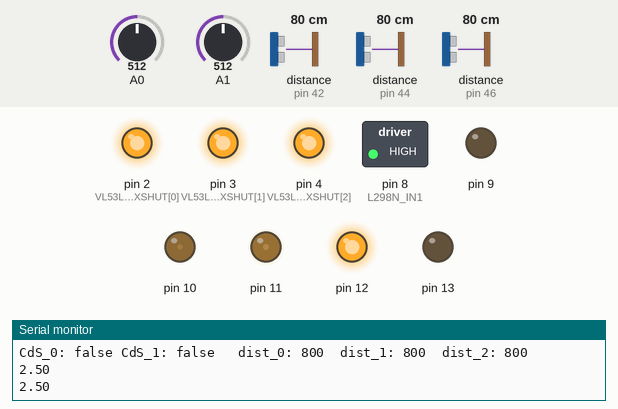
Recording of a sketch running on a simulated Arduino Uno, built with avr-gcc and run on an emulated ATmega328P. On the bench: switched loads named in the sketch (green lamp = pin HIGH), output pins drawn as LEDs (lit = HIGH), the last lines printed to the serial monitor. Dashed ring = blinking. Inputs (shaded band) come from the test bench; at power-on: distance to the obstacle (sensors on pin 42, pin 44, pin 46) 80 cm, A0 = 512, A1 = 512. The echo pulse lasts 58.3 µs per cm.

Above: at 1.2 s.
1.3 s: distance to the obstacle (sensor on pin 42) set to 2 cm
At 1.8 s:
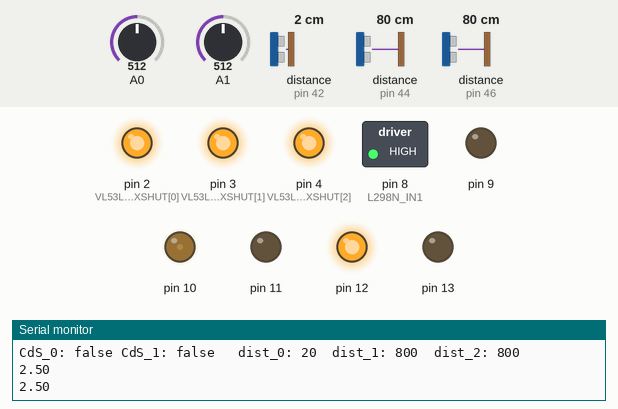
2.9 s: distance to the obstacle (sensor on pin 44) set to 2 cm
At 4.3 s:
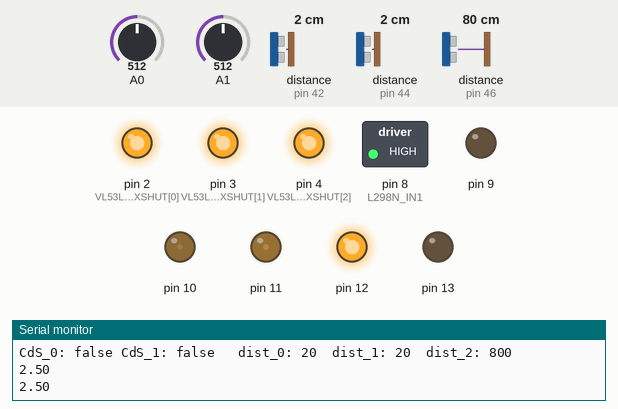
4.6 s: A0 set to 315
6.1 s: A0 set to 298
At 7.4 s:
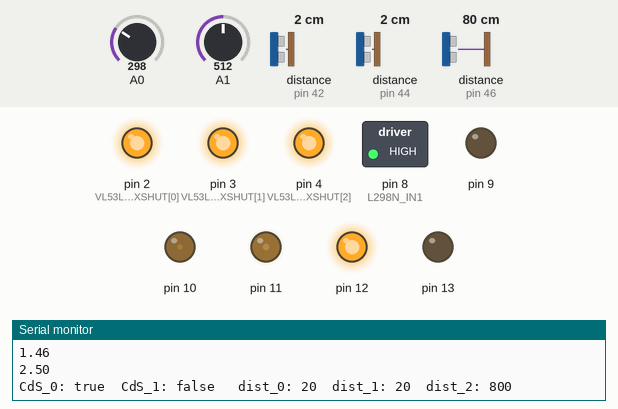
7.7 s: distance to the obstacle (sensor on pin 46) set to 14 cm
10.7 s: distance to the obstacle (sensor on pin 46) set to 11 cm
At 10.89 s:
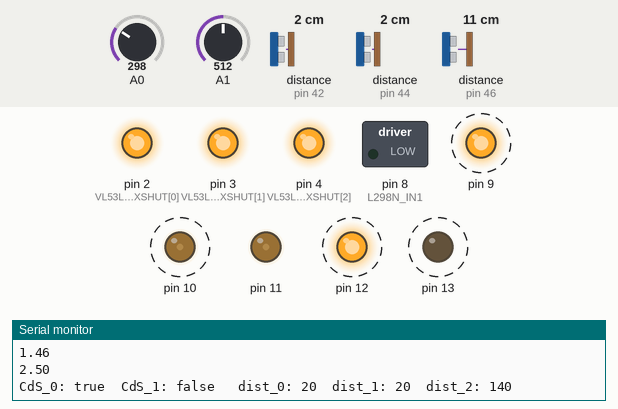
Timing chart, 0 to 14.7 s (numbered marks = the images above; inputs shaded):
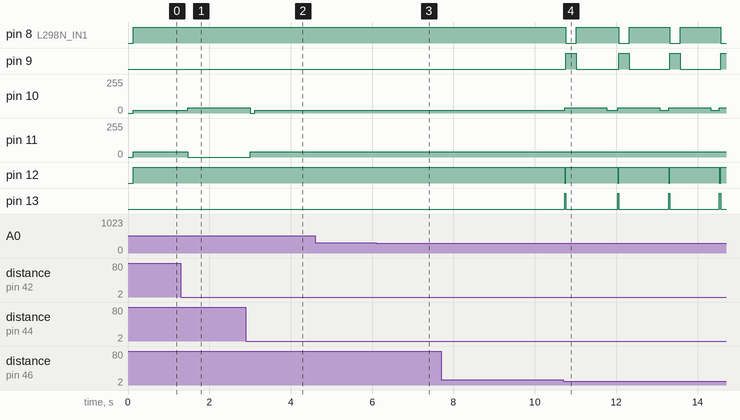

The sketch:

sketch_oct5a.ino
```cpp
#include "constant.hpp"

#include <Wire.h>
#include "dist_sensor.hpp"
#include "L298N.hpp"
#include "CdS.hpp"

//----------START pin numbers----------
const int dist_sensor_count = 3;
const int SR04_PIN[dist_sensor_count * 2] = {2, 3, 4, 5, 6, 7};
const int VL53L1X_XSHUT[dist_sensor_count] = {2, 3, 4};
// digital

const int L298N_IN1 = 8;
const int L298N_IN2 = 9;
const int L298N_ENA = 10;
const int L298N_IN3 = 12;
const int L298N_IN4 = 13;
const int L298N_ENB = 11;
// digital

const int CdS_count = 2;
const int CdS_PIN[CdS_count] = {0, 1};
// analog
//----------END pin numbers----------

//----------START prototype----------
void linetrace();
void noline();
void obstacle();
void testrun();
void print_debug();
//----------END prototype----------

//----------START global var----------
const auto boot_time = millis();
L298N_ L298N;
DIST_SENSOR_ DIST_SENSOR[dist_sensor_count];
// VL53L1X VL53L1X_[VL53L1X_count];
CdS_ CdS[CdS_count];
uint16_t dist[dist_sensor_count] = {0, 0, 0};
bool line[CdS_count] = {false, false};
//----------END global var----------

void setup()
{
    Serial.begin(115200);
    if (DEBUG)
        Serial.println("Setup begin.");

    for (size_t i = 0; i < dist_sensor_count; ++i)
    {
        if (DISTANCE_SENSOR_MODE == 0)
            DIST_SENSOR[i].attach(SR04_PIN[i * 2], SR04_PIN[i * 2 + 1]);
        else if (DISTANCE_SENSOR_MODE == 1)
            DIST_SENSOR[i].attach(VL53L1X_XSHUT[i]);
    }
    if (DISTANCE_SENSOR_MODE == 1)
        VL53L1X_setup(DIST_SENSOR, dist_sensor_count);

    L298N.attach(L298N_IN1, L298N_IN2, L298N_ENA, L298N_IN3, L298N_IN4, L298N_ENB);

    for (size_t i = 0; i < CdS_count; ++i)
    {
        CdS[i].attach(CdS_PIN[i]);
    }

    if (DEBUG)
        Serial.println("Setup done.");
}

void loop()
{
    if (TESTMODE)
        testrun();

    for (size_t i = 0; i < CdS_count; ++i)
    {
        line[i] = CdS[i].get_onblackline(); // l, r
    }

    if (line[0] == true || line[1] == true)
    {
        linetrace();
    }
    else
    {
        noline();
    }

    print_debug();
}

void linetrace()
{
    unsigned long lost_time = 0, d = 0, last_d = 0;
    bool lr = 0; // 0: left  1: right
    bool lost_flag = false;
    while (true)
    {
        d = (millis() - boot_time) / 250;
        if (last_d == 0)
            last_d = d;
        if (d != last_d)
        {
            dist[2] = DIST_SENSOR[2].get_distance(); // front
            if (dist[2] > 0 && dist[2] < 125)
            {
                obstacle();
                break;
            }
        }

        for (size_t i = 0; i < CdS_count; ++i)
        {
            line[i] = CdS[i].get_onblackline(); // l, r
        }
        if (line[0] == true && line[1] == true)
        {
            L298N.move_front(SPEED);
            lost_flag = false;
        }
        else if (line[0] == true)
        {
            L298N.right_wheel(SPEED);
            L298N.left_wheel(SPEED * 0.5);
            lr = 0;
            lost_flag = false;
        }
        else if (line[1] == true)
        {
            L298N.left_wheel(SPEED);
            L298N.right_wheel(SPEED * 0.5);
            lr = 1;
            lost_flag = false;
        }
        else
        {
            L298N.stop();
            for (size_t i = 0; i < 2; ++i)
            {
                dist[i] = DIST_SENSOR[i].get_distance();
            }
            if (dist[0] < 400 && dist[1] < 400)
                noline();

            if (lost_flag == false)
                lost_time = millis();
            lost_flag = true;
            if (lost_time - millis() > 2000)
                break;
            if (lr == 0)
            {
                L298N.turn_left(SPEED);
            }
            else
            {
                L298N.turn_right(SPEED);
            }
        }

        print_debug();
    }
}

void noline()
{
    bool first = true;
    const double Kp = 1, Ki = 1, Kd = 1;
    unsigned long t[2] = {0, 0};
    long d[2] = {0, 0};
    double integral = 0, control = 0;

    while (!CdS[0].get_onblackline() && !CdS[1].get_onblackline())
    {
        for (size_t i = 0; i < dist_sensor_count; ++i)
        {
            dist[i] = DIST_SENSOR[i].get_distance(); // l, r, f
            if (dist[i] < 0)
                dist[i] = 999;
        }

        if (dist[2] < 50)
        { // 前方障害物で後退
            L298N.move_back(SPEED);
        }
        else
        {
            L298N.stop();
        }

        d[1] = d[0];
        t[1] = t[0];
        t[0] = millis();
        d[0] = abs(dist[0] - dist[1]) / 10;
        control = 0;
        control += Kp * d[0];
        if (!first)
        {
            integral += (d[0] + d[1]) * (t[0] - t[1]) / 2;
            control += Ki * (d[0] + d[1]) * (t[0] - t[1]) / 2;
            control += Kd * (d[0] - d[1]) / (t[0] - t[1]);
        }

        if (control > 1)
            control = 1;

        if (dist[0] < dist[1])
        {
            L298N.left_wheel(SPEED - 1);
            L298N.right_wheel((SPEED - 1) * (1 - control) * 0.5);
        }
        else
        {
            L298N.right_wheel(SPEED - 1);
            L298N.left_wheel((SPEED - 1) * (1 - control) * 0.5);
        }
        first = false;

        print_debug();
    }
}

void obstacle()
{
    L298N.stop();

    while (true)
    {
        L298N.turn_right(SPEED);
        if (DIST_SENSOR[0].get_distance() < 175)
            break;
        // print_debug();
    }
    L298N.turn_left(SPEED);
    delay(250);
    L298N.stop();
    L298N.move_front(SPEED);
    delay(750);
    while (!CdS[0].get_onblackline() && !CdS[1].get_onblackline())
    {
        while (!CdS[0].get_onblackline() && !CdS[1].get_onblackline() && DIST_SENSOR[0].get_distance() < 150)
        {
            L298N.move_front(SPEED);
            // print_debug();
        }
        while (!CdS[0].get_onblackline() && !CdS[1].get_onblackline() && DIST_SENSOR[0].get_distance() > 150)
        {
            L298N.turn_left(SPEED);
            // print_debug();
        }
    }
}

void testrun()
{
    while (true)
    {
        auto d = millis() - boot_time;
        if ((d / 2000) % 2)
            L298N.turn_left(SPEED);
        else
            L298N.turn_right(SPEED);
        print_debug();
    }
}

void print_debug()
{
    if (DEBUG)
    {
        String s;
        for (size_t i = 0; i < CdS_count; ++i)
        {
            s += "CdS_" + String(i) + (line[i] ? ": true  " : ": false ");
        }
        for (size_t i = 0; i < dist_sensor_count; ++i)
        {
            s += "\tdist_" + String(i) + ": " + String(dist[i]);
        }
        Serial.println(s);
    }
}
```

CdS.hpp
```cpp
#pragma once

#include "constant.hpp"

class CdS_;

class CdS_
{
public:
    CdS_(){};

    CdS_(int PIN)
    {
        this->attach(PIN);
    }

    ~CdS_(){};

    void attach(int PIN)
    {
        PIN_ = PIN;
    }

    bool get_onblackline()
    {
        // on the blackline -> true
        double voltage = analogRead(PIN_) * 5 / 1023.0;
        // if (DEBUG) Serial.print(voltage);
        if (DEBUG)
            Serial.println(voltage);
        if (voltage <= CDS_TRESHOLD)
        {
            return true;
        }
        else
        {
            return false;
        }
    }

private:
    int PIN_;
};
```

L298N.hpp
```cpp
#pragma once

class L298N_;

class L298N_
{
    // speed: -100 ~ 100 [%]
public:
    L298N_(){};

    L298N_(int IN1, int IN2, int ENA, int IN3, int IN4, int ENB)
    {
        this->attach(IN1, IN2, ENA, IN3, IN4, ENB);
    };

    ~L298N_(){};

    void attach(int IN1, int IN2, int ENA, int IN3, int IN4, int ENB)
    {
        IN1_ = IN1;
        IN2_ = IN2;
        ENA_ = ENA;
        IN3_ = IN3;
        IN4_ = IN4;
        ENB_ = ENB;
        this->setup();
    }

    void move_front(double speed)
    {
        left_wheel(speed);
        right_wheel(speed);
    }

    void move_back(double speed)
    {
        move_front(-1 * speed);
    }

    void turn_left(double speed)
    {
        left_wheel(-1 * speed);
        right_wheel(speed);
    }

    void turn_right(double speed)
    {
        turn_left(-1 * speed);
    }

    void stop()
    {
        move_front(0);
    }

    void left_wheel(double speed)
    {
        if (speed >= 0)
        {
            digitalWrite(IN1_, HIGH);
            digitalWrite(IN2_, LOW);
        }
        else
        {
            digitalWrite(IN1_, LOW);
            digitalWrite(IN2_, HIGH);
        }
        analogWrite(ENA_, min(abs(speed), 100) * 255 / 100);
    }

    void right_wheel(double speed)
    {
        if (speed >= 0)
        {
            digitalWrite(IN3_, HIGH);
            digitalWrite(IN4_, LOW);
        }
        else
        {
            digitalWrite(IN3_, LOW);
            digitalWrite(IN4_, HIGH);
        }
        analogWrite(ENB_, min(abs(speed), 100) * 255 / 100);
    }

private:
    int IN1_, IN2_, ENA_, IN3_, IN4_, ENB_;

    void setup()
    {
        pinMode(IN1_, OUTPUT);
        pinMode(IN2_, OUTPUT);
        pinMode(ENA_, OUTPUT);
        pinMode(IN3_, OUTPUT);
        pinMode(IN4_, OUTPUT);
        pinMode(ENB_, OUTPUT);
    }
};
```

SR04.hpp
```cpp
#pragma once

#include "constant.hpp"

const double speed_of_sound = 331.5 + 0.6 * TEMPERTURE; // 25℃

class SR04_;

class SR04_
{
public:
    SR04_(){};

    SR04_(int TRIG, int ECHO)
    {
        this->attach(TRIG, ECHO);
    }

    ~SR04_(){};

    void attach(int TRIG, int ECHO)
    {
        TRIG_ = TRIG;
        ECHO_ = ECHO;
        this->setup();
    }

    double get_distance()
    {
        // return distance in [mm]
        // if failed return -1
        double duration = 0;
        double distance = 0;

        digitalWrite(TRIG_, LOW);
        delayMicroseconds(2);
        digitalWrite(TRIG_, HIGH);
        delayMicroseconds(10);
        digitalWrite(TRIG_, LOW);
        duration = pulseIn(ECHO_, HIGH, TIMEOUT);

        if (duration > 0)
        {
            duration /= 2;
            distance = duration * speed_of_sound * 1000 / 1000000;
        }
        else
        {
            distance = -1;
        }

        return distance;
    }

private:
    int TRIG_, ECHO_;

    void setup()
    {
        pinMode(TRIG_, OUTPUT);
        pinMode(ECHO_, INPUT);
    }
};
```

constant.hpp
```cpp
#pragma once

#define TEMPERTURE 25
// ℃

#define CDS_TRESHOLD 1.5
// V

#define SPEED 16
// %

#define DELAY 0
// ms

#define TIMEOUT 50000
// us

#define DEBUG true
// シリアルでいろいろ出力する

#define TESTMODE false
// 走行テスト

#define DISTANCE_SENSOR_MODE 1
// 0: SR04  1: VL53L1X
```

dist_sensor.hpp
```cpp
#pragma once

#include <VL53L1X.h>
#include <Wire.h>
#include "SR04.hpp"
#include "constant.hpp"

bool flag_for_VL53L1X_setup_ = false;

class DIST_SENSOR_;
void VL53L1X_setup(DIST_SENSOR_ *, const int);

class DIST_SENSOR_
{
    friend void VL53L1X_setup(DIST_SENSOR_ *, const int);

public:
    DIST_SENSOR_(){};
    DIST_SENSOR_(int PIN_XSHUT)
    {
        if (DISTANCE_SENSOR_MODE != 1)
            return;
    }
    DIST_SENSOR_(int PIN_TRIG, int PIN_ECHO)
    {
        if (DISTANCE_SENSOR_MODE != 0)
            return;
        this->SR04_attach_(PIN_TRIG, PIN_ECHO);
    }
    ~DIST_SENSOR_(){};

    void attach(int PIN_XSHUT)
    {
        if (DISTANCE_SENSOR_MODE != 1)
            return;
        this->VL53L1X_attach_(PIN_XSHUT);
    }

    void attach(int PIN_TRIG, int PIN_ECHO)
    {
        if (DISTANCE_SENSOR_MODE != 0)
            return;
        this->SR04_attach_(PIN_TRIG, PIN_ECHO);
    }

    double get_distance()
    {
        if (DISTANCE_SENSOR_MODE == 0)
            return this->SR04_get_distance_();
        else if (DISTANCE_SENSOR_MODE == 1)
            return this->VL53L1X_.read();
    }

private:
    int TRIG_, ECHO_;

    void SR04_(int TRIG, int ECHO)
    {
        this->SR04_attach_(TRIG, ECHO);
    }

    void SR04_attach_(int TRIG, int ECHO)
    {
        TRIG_ = TRIG;
        ECHO_ = ECHO;
        this->SR04_setup_();
    }

    double SR04_get_distance_()
    {
        // return distance in [mm]
        // if failed return -1
        double duration = 0;
        double distance = 0;

        digitalWrite(TRIG_, LOW);
        delayMicroseconds(2);
        digitalWrite(TRIG_, HIGH);
        delayMicroseconds(10);
        digitalWrite(TRIG_, LOW);
        duration = pulseIn(ECHO_, HIGH, TIMEOUT);

        if (duration > 0)
        {
            duration /= 2;
            distance = duration * speed_of_sound * 1000 / 1000000;
        }
        else
        {
            distance = -1;
        }

        return distance;
    }

    void SR04_setup_()
    {
        pinMode(TRIG_, OUTPUT);
        pinMode(ECHO_, INPUT);
    }

    int XSHUT_;
    VL53L1X VL53L1X_;
    void VL53L1X_attach_(int XSHUT)
    {
        XSHUT_ = XSHUT;
    }
};

void VL53L1X_setup(DIST_SENSOR_ *DIST_SENSOR, const int VL53L1X_count)
{
    if (DISTANCE_SENSOR_MODE != 1)
    {
        return;
    }

    Wire.begin();

    if (DEBUG)
        Serial.println("I2C started.");

    for (size_t i = 0; i < VL53L1X_count; ++i)
    {
        pinMode(DIST_SENSOR[i].XSHUT_, OUTPUT);
        digitalWrite(DIST_SENSOR[i].XSHUT_, LOW);
    }

    if (DEBUG)
        Serial.println("All sensors shutted down.");

    for (size_t i = 0; i < VL53L1X_count; ++i)
    {
        digitalWrite(DIST_SENSOR[i].XSHUT_, HIGH);
        // pinMode(DIST_SENSOR[i].XSHUT_, INPUT);
        delay(10);
        DIST_SENSOR[i].VL53L1X_.setTimeout(500);
        if (DIST_SENSOR[i].VL53L1X_.init() == false)
        {
            if (DEBUG)
            {
                Serial.print("Failed to detect and initialize sensor ");
                Serial.println(i);
                Serial.println("Retrying...");
            }
            delay(100);
            asm volatile("  jmp 0");
        }
        else
        {
            if (DEBUG)
            {
                Serial.print("Initialized VL53L1X_");
                Serial.println(i);
            }
        }
        DIST_SENSOR[i].VL53L1X_.setAddress(0x2A + i * 2);
        // VL53L1X_.setDistanceMode(VL53L1X::Long);
        // VL53L1X_.setMeasurementTimingBudget(5000);
        DIST_SENSOR[i].VL53L1X_.startContinuous(50);
    }
}
```

Measured:
- the behaviour switches between 13 and 12 cm on distance to the obstacle (sensor on pin 46) (found by bisection; images 3 and 4)
- after the input at 1.3 s, pin 10: 19/255 → 38/255 after 0.17 s; pin 11: 38/255 → 0/255 after 0.17 s
- after the input at 2.9 s, pin 10: 38/255 → 0/255 after 0.11 s, → 19/255 0.10 s later; pin 11: 0/255 → 38/255 after 0.11 s
- after the input at 6.1 s, pin 10: 19/255 → 20/255 after 0.10 s; pin 11: 38/255 → 40/255 after 0.10 s
- after the input at 10.7 s, pin 8 (L298N_IN1): alternates HIGH for 1.0 s and LOW for 0.25 s, starting after 0.07 s; pin 9: alternates HIGH for 0.25 s and LOW for 1.0 s, starting after 0.07 s
